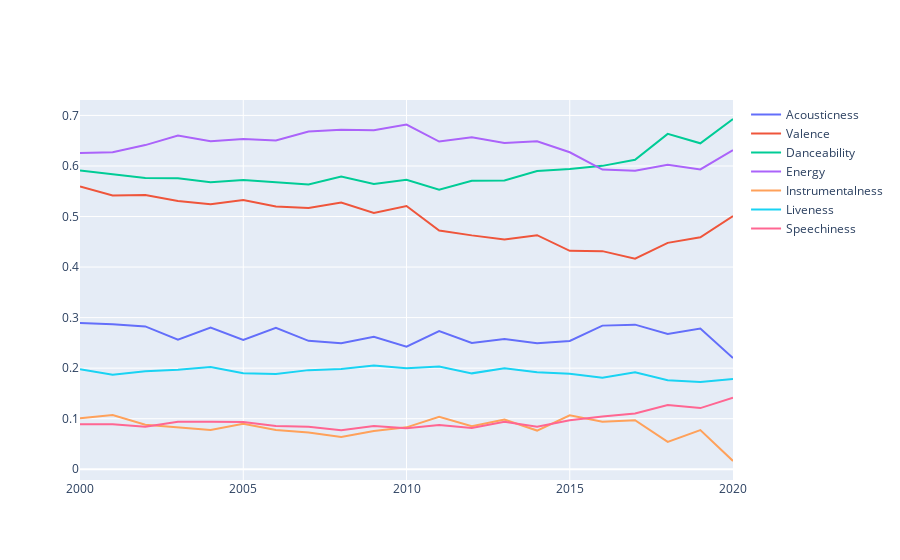

The cell this chart's notebook holds for it:
### Code cell
fig = go.Figure()

fig.add_trace(go.Scatter(x=dados_anos['year'], y=dados_anos['acousticness'],
                         name = 'Acousticness'))
fig.add_trace(go.Scatter(x=dados_anos['year'], y=dados_anos['valence'],
                         name = 'Valence'))
fig.add_trace(go.Scatter(x=dados_anos['year'], y=dados_anos['danceability'],
                         name = 'Danceability'))
fig.add_trace(go.Scatter(x=dados_anos['year'], y=dados_anos['energy'],
                         name = 'Energy'))
fig.add_trace(go.Scatter(x=dados_anos['year'], y=dados_anos['instrumentalness'],
                         name = 'Instrumentalness'))
fig.add_trace(go.Scatter(x=dados_anos['year'], y=dados_anos['liveness'],
                         name = 'Liveness'))
fig.add_trace(go.Scatter(x=dados_anos['year'], y=dados_anos['speechiness'],
                         name = 'Speechiness'))
